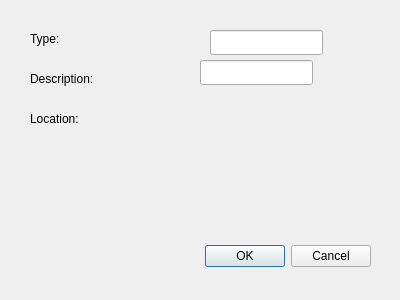
<?xml version="1.0" encoding="UTF-8"?>
<ui version="4.0">
 <class>ProjectLocationDialog</class>
 <widget class="QDialog" name="ProjectLocationDialog">
  <property name="geometry">
   <rect>
    <x>0</x>
    <y>0</y>
    <width>400</width>
    <height>300</height>
   </rect>
  </property>
  <property name="windowTitle">
   <string>Dialog</string>
  </property>
  <widget class="QDialogButtonBox" name="buttonBox">
   <property name="geometry">
    <rect>
     <x>30</x>
     <y>240</y>
     <width>341</width>
     <height>32</height>
    </rect>
   </property>
   <property name="orientation">
    <enum>Qt::Horizontal</enum>
   </property>
   <property name="standardButtons">
    <set>QDialogButtonBox::Cancel|QDialogButtonBox::Ok</set>
   </property>
  </widget>
  <widget class="QLineEdit" name="lineEdit">
   <property name="geometry">
    <rect>
     <x>210</x>
     <y>30</y>
     <width>113</width>
     <height>25</height>
    </rect>
   </property>
  </widget>
  <widget class="QLabel" name="label">
   <property name="geometry">
    <rect>
     <x>30</x>
     <y>30</y>
     <width>54</width>
     <height>17</height>
    </rect>
   </property>
   <property name="text">
    <string>Type:</string>
   </property>
  </widget>
  <widget class="QLabel" name="label_2">
   <property name="geometry">
    <rect>
     <x>30</x>
     <y>70</y>
     <width>121</width>
     <height>17</height>
    </rect>
   </property>
   <property name="text">
    <string>Description:</string>
   </property>
  </widget>
  <widget class="QLabel" name="label_3">
   <property name="geometry">
    <rect>
     <x>30</x>
     <y>110</y>
     <width>54</width>
     <height>17</height>
    </rect>
   </property>
   <property name="text">
    <string>Location:</string>
   </property>
  </widget>
  <widget class="QLineEdit" name="lineEdit_2">
   <property name="geometry">
    <rect>
     <x>200</x>
     <y>60</y>
     <width>113</width>
     <height>25</height>
    </rect>
   </property>
  </widget>
 </widget>
 <resources/>
 <connections>
  <connection>
   <sender>buttonBox</sender>
   <signal>accepted()</signal>
   <receiver>ProjectLocationDialog</receiver>
   <slot>accept()</slot>
   <hints>
    <hint type="sourcelabel">
     <x>248</x>
     <y>254</y>
    </hint>
    <hint type="destinationlabel">
     <x>157</x>
     <y>274</y>
    </hint>
   </hints>
  </connection>
  <connection>
   <sender>buttonBox</sender>
   <signal>rejected()</signal>
   <receiver>ProjectLocationDialog</receiver>
   <slot>reject()</slot>
   <hints>
    <hint type="sourcelabel">
     <x>316</x>
     <y>260</y>
    </hint>
    <hint type="destinationlabel">
     <x>286</x>
     <y>274</y>
    </hint>
   </hints>
  </connection>
 </connections>
</ui>
